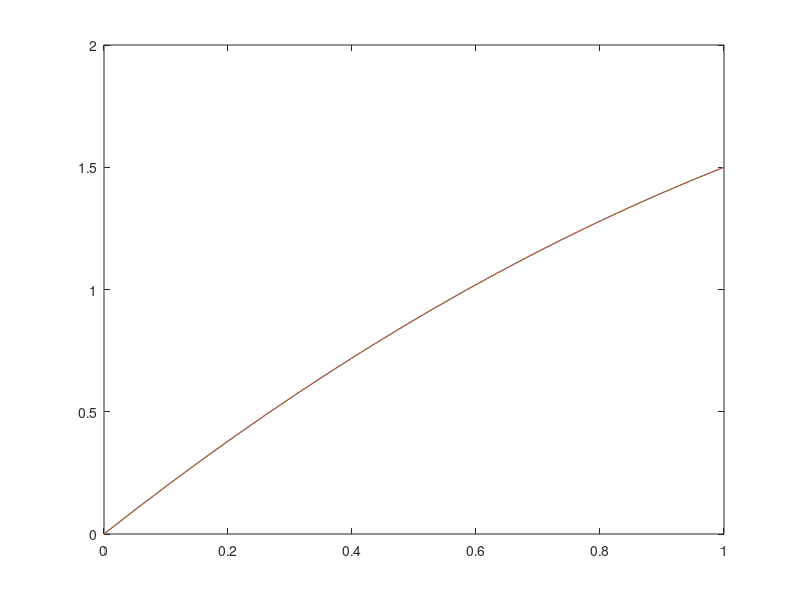

MATLAB code for this plot:
function u = oppgave1a
alpha = 0; beta = 1;
n = 20; % number of nodal points
x = linspace(0,1,n); % nodal points
A = zeros(n); % system matrix
b = zeros(n,1); % right-hand side
h = diff(x); % element size
for el=1:n-1 % element loop
k = el:el+1;
A(k,k) = A(k,k) + [1,-1;-1,1]/h(el);
b(k) = b(k) + h(el)/2;
end
A = A(2:end,2:end); % remove boundary conditions
b = b(2:end);
b(end) = b(end)+beta;
u = A \ b; % solve system
u = [alpha;u];
g = @(x) -1/2*x.^2+2*x;
plot(x,u)
hold on
plot(x,g(x))